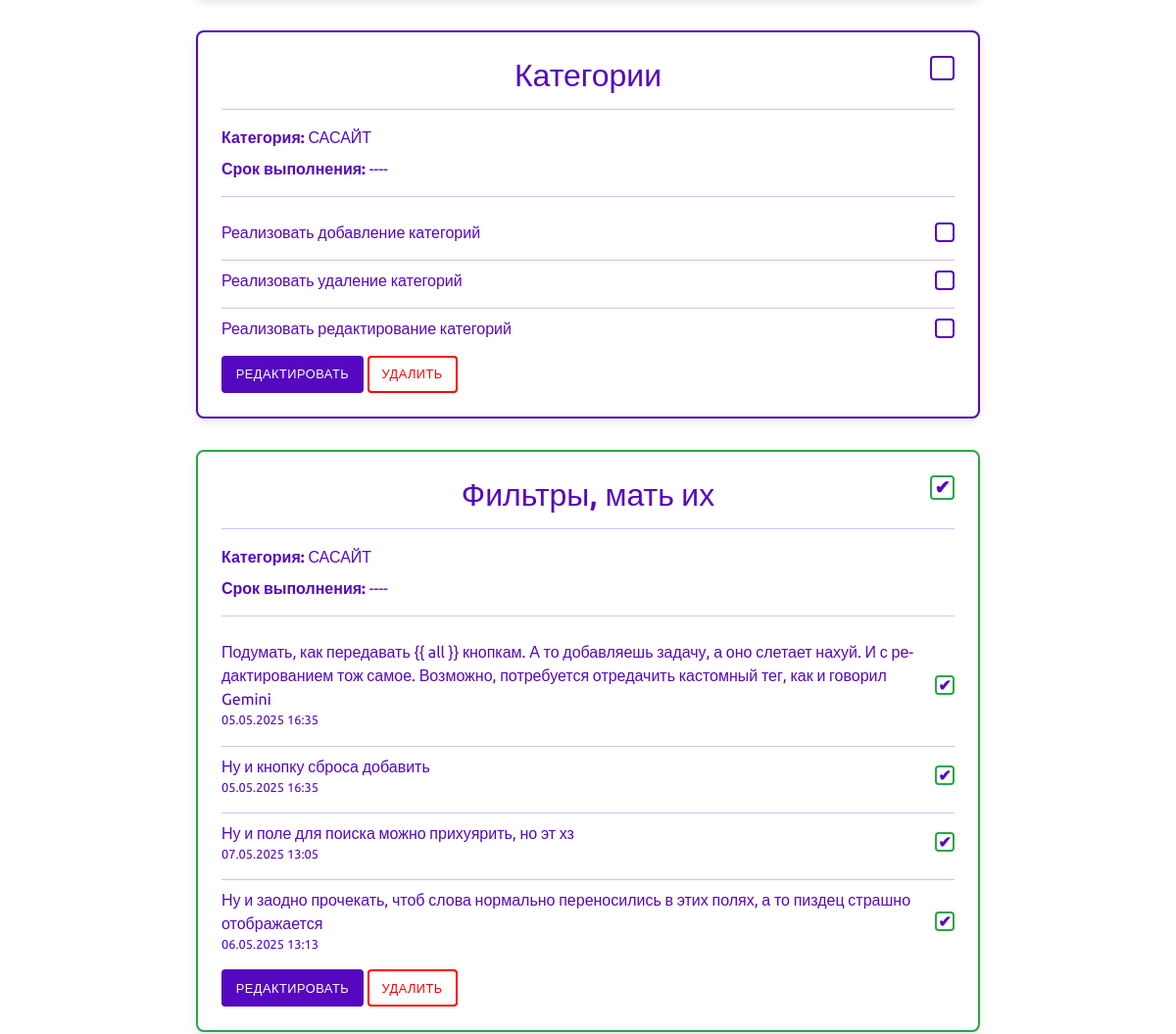
Page / (signed in, middle part) on the earlier database version.
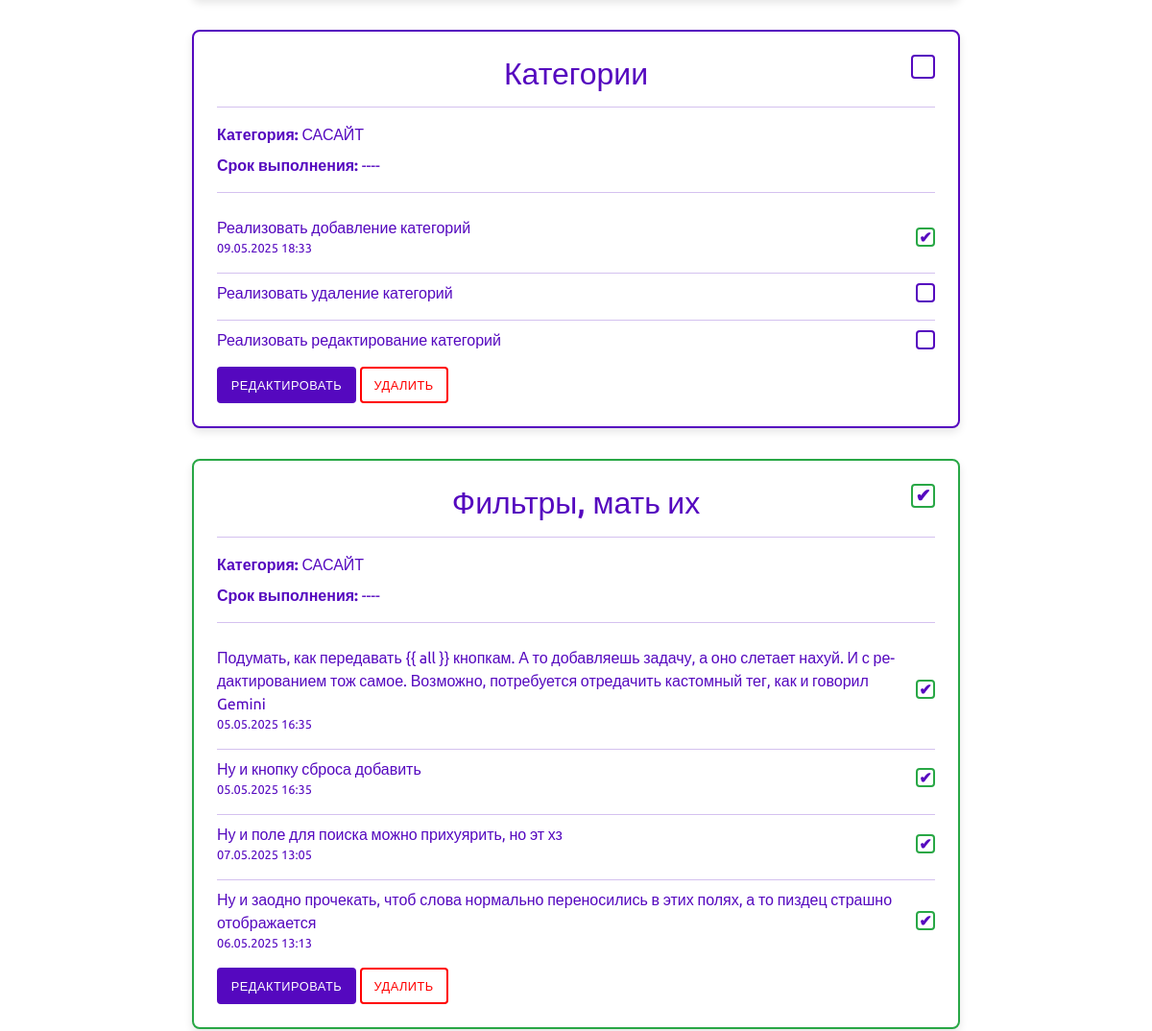
Same page on the later database version.
### task/models.py (models this page shows, shortened)
class SubTask(models.Model):
    task = models.ForeignKey(Task, on_delete=models.CASCADE, related_name='subtasks', verbose_name='Задача')
    description = models.TextField(blank=True, verbose_name='Подзадача')
    is_completed = models.BooleanField(default=False, verbose_name='Выполнена')
    create_date = models.DateTimeField(auto_now_add=True, verbose_name='Дата создания')
    completed_date = models.DateTimeField(null=True, blank=True, verbose_name='Дата выполнения')
    class Meta:
        ordering = ('create_date',)
        verbose_name = 'Позадача'
        verbose_name_plural = 'Подзадачи'
        default_related_name = 'subtasks'

### task/views.py (the view)
# urls.py: path('', views.home, name='home'),
def home(request):
    if request.user.is_authenticated:
        tasks = Task.objects.filter(user=request.user).prefetch_related('subtasks')
        category = request.GET.get('category')
        if category and category != '':
            tasks = tasks.filter(category__slug=category)
        status = request.GET.get('status')
        if status and status != '':
            tasks = tasks.filter(status=status)
        search = request.GET.get('search')
        if search and search != '':
            tasks = tasks.filter(Q(title__icontains=search))
        initial = {}
        if category:
            initial['category'] = category
        if status:
            initial['status'] = status
        if search:
            initial['search'] = search
        filter_form = TaskFilterForm(initial=initial)
    else:
        tasks = None
        filter_form = None
    context = {
        'tasks': tasks,
        'filter_form': filter_form,
    }
    return render(request, 'task/home.html', context)

### task/models.py (called while the page is built, shortened)
    def get_relative_due_date(self):
        if not self.due_date:
            return ""
        now = timezone.now()
        if self.due_date < now:
            return "(просрочено)"

### task/templatetags/filter_tags.py (called while the page is built)
@register.simple_tag(takes_context=True)
def url_replace_param(context, **kwargs):
    request = context['request']
    dict_ = request.GET.copy()
    for key, value in kwargs.items():
        if value is not None:
            dict_[key] = value
        else:
            if key in dict_:
                del dict_[key]
    url = reverse('task:home')
    encoded_params = urlencode({k: v for k, v in dict_.items() if v}, doseq=True)
    if encoded_params:
        return f'{url}?{encoded_params}'
    return url

### task/templates/task/home.html (shortened to what this page needs)
{% extends 'base.html' %}
{% load django_bootstrap5 %}
{% load static %}
{% block content %}
    <div class="container mt-4">
        {% if user.is_authenticated %}
            {% for task in tasks %}
                <div class="task-card task-status-{{ task.status|lower }}">
                    <div class="task-header">
                        <h2 class="task-title">{{ task.title }}</h2>
                        <div class="task-status-indicator status-{{ task.status|lower }}"
                             data-task-id="{{ task.id }}"
                             data-url="{% url 'task:api_change_task_status' task.id %}"
                             title="Изменить статус">
                            {% if task.status == 'completed' %}
                                <span class="checkmark">&#10004;</span>
                            {% endif %}
                        </div>
                    </div>
                    <hr class="purple-line">
                    <p class="task-category"><strong>Категория:</strong> {{ task.category.name }}</p>
                    <p class="task-due-date">
                        <strong>Срок выполнения:</strong>
                        <span class="due-date-value">{{ task.due_date|date:"d.m.Y H:i"|default:"----" }}</span>
                    </p>
                    <hr class="purple-line">
                    <div class="subtask-list">
                        {% for subtask in task.subtasks.all %}
                            <div class="subtask-item">
                                <div class="subtask-description">
                                    {{ subtask.description }}
                                    {% if subtask.is_completed %}
                                        <p class="small text-muted mb-0">{{ subtask.completed_date|date:"d.m.Y H:i" }}</p>
                                    {% endif %}
                                </div>
                                <div class="subtask-status-indicator subtask-status-{{ subtask.is_completed|yesno:'completed,not_completed' }}"
                                     data-subtask-id="{{ subtask.id }}"
                                     data-url="{% url 'task:api_change_subtask_status' subtask.id %}"
                                     title="Изменить статус">
                                    {% if subtask.is_completed %}
                                        <span class="checkmark">&#10004;</span>
                                    {% endif %}
                                </div>
                            </div>
                            {% if not forloop.last %}
                                <hr class="purple-line subtask-line">
                            {% endif %}
                        {% endfor %}
                    </div>
                    <div class="task-actions mt-3">
                        <a href="{% url 'task:task_edit' task.id %}{{ all }}"
                           class="btn btn-login btn-sm">Редактировать</a>
                        <button type="button" class="btn btn-cancel btn-sm" data-bs-toggle="modal"
                                data-bs-target="#deleteTaskModal" data-task-id="{{ task.id }}"
                                data-task-title="{{ task.title }}">
                            Удалить
                        </button>
                    </div>
                </div>
            {% empty %}
                <p class="text-center">Задач пока нет.</p>
            {% endfor %}
        {% else %}
            <p class="text-center">Авторизуйтесь, чтобы увидеть задачи.</p>
        {% endif %}
    </div>
{% endblock %}

Differences in the rows shown:
changed SubTask "Реализовать добавление категорий": is_completed False → True (drawn); completed_date (not shown) → "09.05.2025 18:33"
